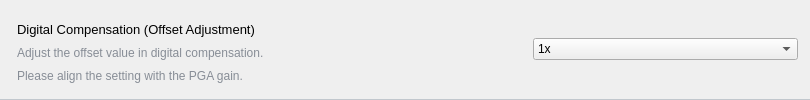
              <widget class="QGroupBox" name="offset_g2_coef">
               <property name="minimumSize">
                <size>
                 <width>0</width>
                 <height>62</height>
                </size>
               </property>
               <property name="styleSheet">
                <string notr="true">QGroupBox {
	border-top:none;
	border-bottom:1px solid #C1C7CD;
}</string>
               </property>
               <property name="flat">
                <bool>true</bool>
               </property>
               <layout class="QHBoxLayout" name="horizontalLayout_15">
                <item>
                 <layout class="QVBoxLayout" name="verticalLayout_17">
                  <property name="spacing">
                   <number>0</number>
                  </property>
                  <property name="leftMargin">
                   <number>5</number>
                  </property>
                  <property name="topMargin">
                   <number>6</number>
                  </property>
                  <item>
                   <widget class="QLabel" name="label_38">
                    <property name="font">
                     <font>
                      <pointsize>10</pointsize>
                     </font>
                    </property>
                    <property name="styleSheet">
                     <string notr="true"/>
                    </property>
                    <property name="text">
                     <string>Digital Compensation (Offset Adjustment)</string>
                    </property>
                   </widget>
                  </item>
                  <item>
                   <widget class="QLabel" name="label_39">
                    <property name="styleSheet">
                     <string notr="true">color:rgb(135, 141, 150)</string>
                    </property>
                    <property name="text">
                     <string>Adjust the offset value in digital compensation.</string>
                    </property>
                   </widget>
                  </item>
                  <item>
                   <widget class="QLabel" name="label_40">
                    <property name="styleSheet">
                     <string notr="true">color:rgb(135, 141, 150)</string>
                    </property>
                    <property name="text">
                     <string>Please align the setting with the PGA gain.</string>
                    </property>
                   </widget>
                  </item>
                 </layout>
                </item>
                <item>
                 <spacer name="horizontalSpacer_13">
                  <property name="orientation">
                   <enum>Qt::Orientation::Horizontal</enum>
                  </property>
                  <property name="sizeHint" stdset="0">
                   <size>
                    <width>263</width>
                    <height>20</height>
                   </size>
                  </property>
                 </spacer>
                </item>
                <item>
                 <widget class="QComboBox" name="offset_g2_coef_select">
                  <property name="sizePolicy">
                   <sizepolicy hsizetype="Minimum" vsizetype="Fixed">
                    <horstretch>0</horstretch>
                    <verstretch>0</verstretch>
                   </sizepolicy>
                  </property>
                  <property name="minimumSize">
                   <size>
                    <width>265</width>
                    <height>0</height>
                   </size>
                  </property>
                  <item>
                   <property name="text">
                    <string>1x</string>
                   </property>
                  </item>
                  <item>
                   <property name="text">
                    <string>2x</string>
                   </property>
                  </item>
                 </widget>
                </item>
               </layout>
              </widget>
